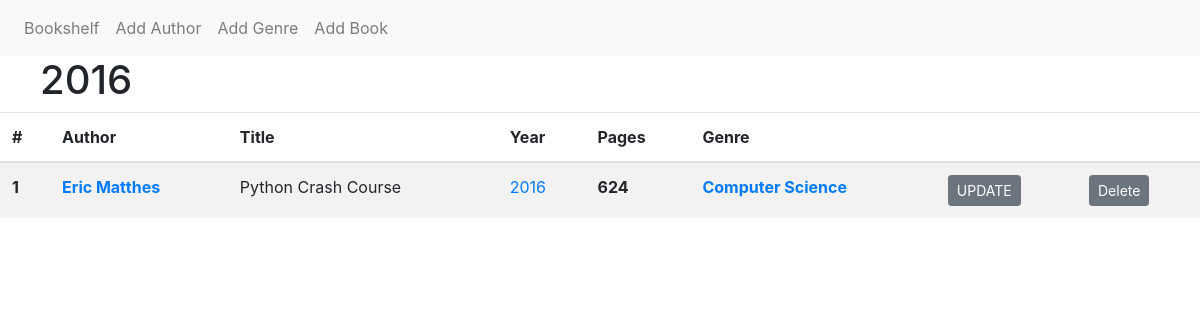
The app's page /year/2016/ with its own data.
### models.py (models this page shows)
class Book(Model):
    id = AutoField(primary_key=True, unique=True)
    author = ForeignKeyField(Author, backref='books')
    title = TextField(null=False)
    year = IntegerField(null=False)
    pages = IntegerField(null=True)
    genre = ForeignKeyField(Genre, backref='books')
    class Meta:
        database = db

class Author(Model):
    id = AutoField(primary_key=True, unique=True)
    name = CharField(max_length=255)
    description = TextField(null=True)
    class Meta:
        database = db

class Genre(Model):
    id = AutoField(primary_key=True, unique=True)
    name = CharField(max_length=255)
    description = TextField(null=True)
    class Meta:
        database = db

### app.py (the view)
@app.route('/year/<int:pk>/')
def books_by_year(pk):
    books = Book.select().where(Book.year == pk)
    return render_template('main.html', books=books, page_name=pk)

### templates/main.html (shortened to what this page needs)
{% extends 'index.html' %} {% block body %}
<div class="row" style="margin-left: 2.5em">
  <h1>{{ page_name }}</h1>
</div>
<div class="container-space">
  <table class="table table-striped">
    <thead>
      <tr>
        <th scope="col">#</th>
        <th scope="col">Author</th>
        <th scope="col">Title</th>
        <th scope="col">Year</th>
        <th scope="col">Pages</th>
        <th scope="col">Genre</th>
        <th scope="col"></th>
        <th scope="col"></th>
      </tr>
    </thead>
    <tbody>
      {% for book in books %}
      <tr>
        <th scope="row">{{loop.index}}</th>
        <th><a href="/author/{{book.author.id}}/">{{book.author.name}}</a></th>
        <td>{{book.title}}</td>
        <td><a href="/year/{{book.year}}/">{{book.year}}</a></td>
        <th>{{book.pages}}</th>
        <th><a href="/genre/{{book.genre.id}}/">{{book.genre.name}}</a></th>
        <th>
          <form method="get" action="/update/book/{{book.id}}">
            <input
              type="submit"
              value="UPDATE"
              class="btn btn-secondary btn-sm"
            />
          </form>
        </th>
        <th>
          <form method="post" action="delete/book/">
            <input
              type="submit"
              value="Delete"
              class="btn btn-secondary btn-sm"
            />
          </form>
        </th>
        {% endfor %}
      </tr>
    </tbody>
  </table>
</div>
{% endblock %}

### records on screen
Book: author.name "Eric Matthes", title "Python Crash Course", year "2016", pages "624", genre.name "Computer Science"

### other values on screen
{{ page_name }} "2016"
